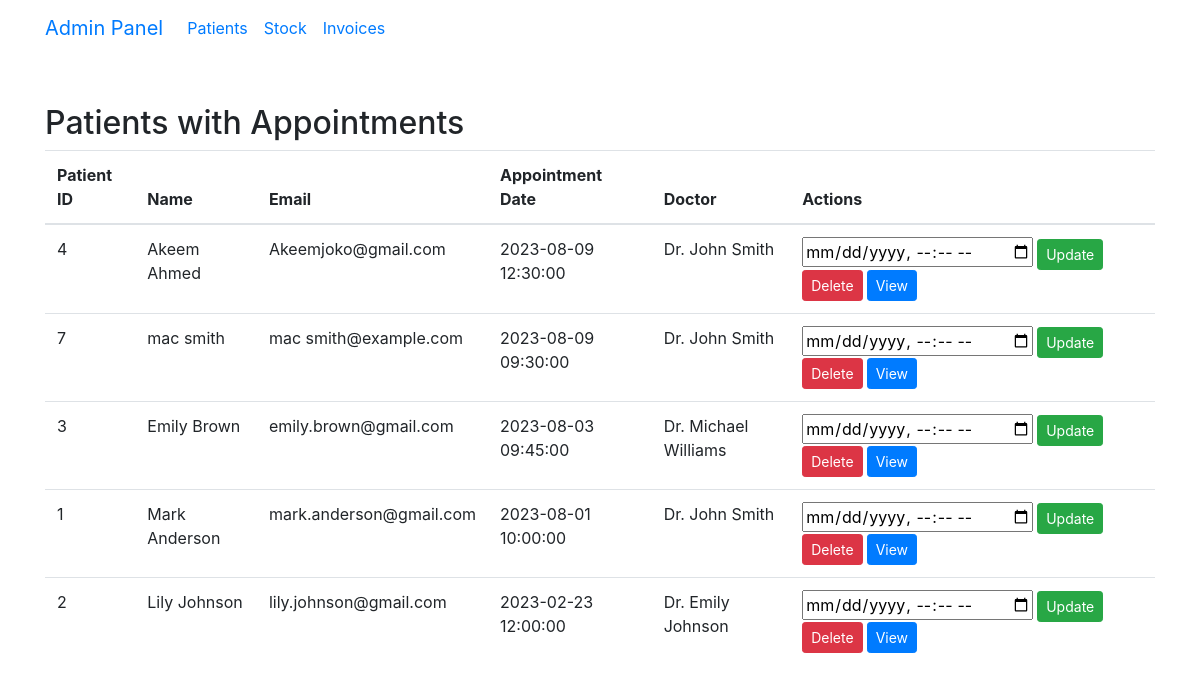
Screenshot of /Admin/patient.php with the database file from the repository.
### tables this page shows
CREATE TABLE IF NOT EXISTS `appointment` (
  `appointment_id` int NOT NULL AUTO_INCREMENT,
  `doctor_id` int NOT NULL,
  `date_time` datetime NOT NULL,
  `description` text,
  `patient_id` int NOT NULL,
  PRIMARY KEY (`appointment_id`),
  KEY `doctor_id` (`doctor_id`),
  KEY `appointment_patient_fk` (`patient_id`)
);

CREATE TABLE IF NOT EXISTS `patient` (
  `patient_id` int NOT NULL AUTO_INCREMENT,
  `email` varchar(100) NOT NULL,
  `full_name` varchar(100) NOT NULL,
  `created_at` timestamp NULL DEFAULT CURRENT_TIMESTAMP,
  PRIMARY KEY (`patient_id`)
);

CREATE TABLE IF NOT EXISTS `doctor` (
  `doctor_id` int NOT NULL AUTO_INCREMENT,
  `name` varchar(100) NOT NULL,
  `department_id` int NOT NULL,
  PRIMARY KEY (`doctor_id`),
  KEY `department_id` (`department_id`)
);

### Admin/patient.php (the view, shortened to what this page needs)
<?php
$host = "localhost";
$usernameDB = "root";
$passwordDB = "Blackboy1";
$database = "hospital";
$conn = new mysqli($host, $usernameDB, $passwordDB, $database);
$query = "SELECT a.appointment_id, p.patient_id, p.full_name, p.email, a.date_time, d.name AS doctor_name
          FROM patient p
          INNER JOIN appointment a ON p.patient_id = a.patient_id
          INNER JOIN doctor d ON a.doctor_id = d.doctor_id
          ORDER BY a.date_time DESC";
$result = $conn->query($query);
?>
<!DOCTYPE html>
<html>
<head>
    <link rel="stylesheet" href="https://maxcdn.bootstrapcdn.com/bootstrap/4.5.2/css/bootstrap.min.css">
</head>
<body>
    <nav class="navbar navbar-expand-lg navbar-red">
        <div class="container">
            <a class="navbar-brand" href="admin.php">Admin Panel</a>
            <div class="collapse navbar-collapse" id="navbarNav">
                <ul class="navbar-nav">
                    <li class="nav-item">
                        <a class="nav-link" href="patient.php">Patients</a>
                    </li>
                    <li class="nav-item">
                        <a class="nav-link" href="stock.php">Stock</a>
                    </li>
                    <li class="nav-item">
                        <a class="nav-link" href="invoices.php">Invoices</a>
                    </li>
                </ul>
            </div>
        </div>
    </nav>
    <div class="container mt-5">
        <h2>Patients with Appointments</h2>
        <table class="table">
            <thead>
                <tr>
                    <th>Patient ID</th>
                    <th>Name</th>
                    <th>Email</th>
                    <th>Appointment Date</th>
                    <th>Doctor</th>
                    <th>Actions</th>
                </tr>
            </thead>
            <tbody>
                <?php
                if ($result->num_rows > 0) {
                    while ($row = $result->fetch_assoc()) {
                        echo "<tr>";
                        echo "<td>" . $row["patient_id"] . "</td>";
                        echo "<td>" . $row["full_name"] . "</td>";
                        echo "<td>" . $row["email"] . "</td>";
                        echo "<td>" . $row["date_time"] . "</td>";
                        echo "<td>" . $row["doctor_name"] . "</td>";
                        echo "<td>";
                        echo "<form class='d-inline' action='patient.php' method='post'>";
                        echo "<input type='datetime-local' name='new_date_time' required>";
                        echo "<button type='submit' name='update_appointment' class='btn btn-success btn-sm mx-1'>Update</button>";
                        echo "</form>";
                        echo "<form class='d-inline' action='patient.php' method='post' onsubmit='return confirm(\"Are you sure you want to delete this appointment?\");'>";
                        echo "<button type='submit' name='delete_appointment' class='btn btn-danger btn-sm'>Delete</button>";
                        echo "</form>";
                        echo "<form class='d-inline' action='view_patient.php' method='post'>";
                        echo "<button type='submit' name='view_patient' class='btn btn-primary btn-sm mx-1'>View</button>";
                        echo "</form>";
                        echo "</td>";
                        echo "</tr>";
                    }
                } else {
                    echo "<tr><td colspan='6'>No patients with appointments found.</td></tr>";
                }
                ?>
            </tbody>
        </table>
    </div>
</body>
</html>

### rows the page displays
appointment: patient.patient_id "4", patient.full_name "Akeem Ahmed", patient.email "Akeemjoko@gmail.com", date_time "2023-08-09 12:30:00", doctor.name "Dr. John Smith"
appointment: patient.patient_id "7", patient.full_name "mac smith", patient.email "mac smith@example.com", date_time "2023-08-09 09:30:00", doctor.name "Dr. John Smith"
appointment: patient.patient_id "3", patient.full_name "Emily Brown", patient.email "emily.brown@gmail.com", date_time "2023-08-03 09:45:00", doctor.name "Dr. Michael Williams"
appointment: patient.patient_id "1", patient.full_name "Mark Anderson", patient.email "mark.anderson@gmail.com", date_time "2023-08-01 10:00:00", doctor.name "Dr. John Smith"
appointment: patient.patient_id "2", patient.full_name "Lily Johnson", patient.email "lily.johnson@gmail.com", date_time "2023-02-23 12:00:00", doctor.name "Dr. Emily Johnson"
